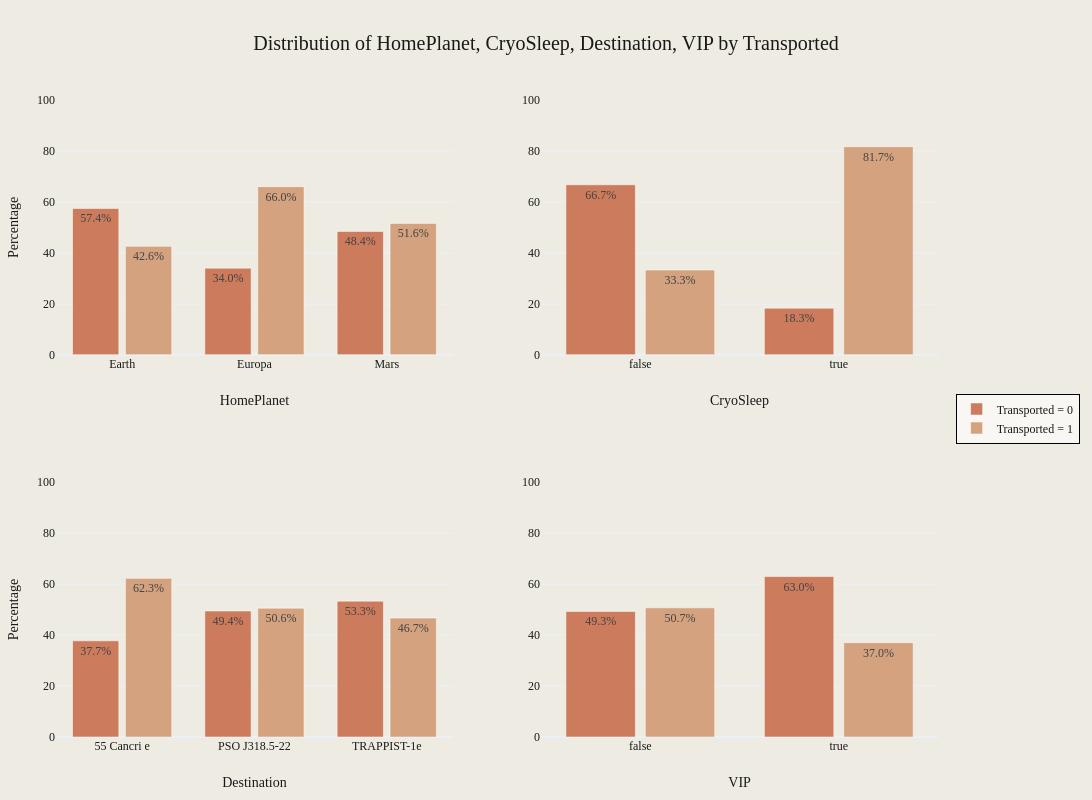

Notebook code for this chart:
### Code cell
plot_categorical_features_by_target(
    train_data_cleaned,
    categorical_features,
    "Transported",
    save_path="../images/categorical_vs_transported.png",
)

### Figure 1 — Plotly figure (JSON) as saved in the notebook; plotly's stock layout.template omitted (floating-point values rounded to 4 significant figures)
{"data": [{"marker": {"color": "#CC7B5C"}, "name": "Transported = 0", "showlegend": true, "text": ["57.4%", "34.0%", "48.4%"], "textposition": "inside", "type": "bar", "width": 0.35, "x": ["Earth", "Europa", "Mars"], "xaxis": "x", "y": [57.43, 34.01, 48.43], "yaxis": "y"}, {"marker": {"color": "#D4A27F"}, "name": "Transported = 1", "showlegend": true, "text": ["42.6%", "66.0%", "51.6%"], "textposition": "inside", "type": "bar", "width": 0.35, "x": ["Earth", "Europa", "Mars"], "xaxis": "x", "y": [42.57, 65.99, 51.57], "yaxis": "y"}, {"marker": {"color": "#CC7B5C"}, "name": "Transported = 0", "showlegend": false, "text": ["66.7%", "18.3%"], "textposition": "inside", "type": "bar", "width": 0.35, "x": [false, true], "xaxis": "x2", "y": [66.73, 18.31], "yaxis": "y2"}, {"marker": {"color": "#D4A27F"}, "name": "Transported = 1", "showlegend": false, "text": ["33.3%", "81.7%"], "textposition": "inside", "type": "bar", "width": 0.35, "x": [false, true], "xaxis": "x2", "y": [33.27, 81.69], "yaxis": "y2"}, {"marker": {"color": "#CC7B5C"}, "name": "Transported = 0", "showlegend": false, "text": ["37.7%", "49.4%", "53.3%"], "textposition": "inside", "type": "bar", "width": 0.35, "x": ["55 Cancri e", "PSO J318.5-22", "TRAPPIST-1e"], "xaxis": "x3", "y": [37.74, 49.44, 53.32], "yaxis": "y3"}, {"marker": {"color": "#D4A27F"}, "name": "Transported = 1", "showlegend": false, "text": ["62.3%", "50.6%", "46.7%"], "textposition": "inside", "type": "bar", "width": 0.35, "x": ["55 Cancri e", "PSO J318.5-22", "TRAPPIST-1e"], "xaxis": "x3", "y": [62.26, 50.56, 46.68], "yaxis": "y3"}, {"marker": {"color": "#CC7B5C"}, "name": "Transported = 0", "showlegend": false, "text": ["49.3%", "63.0%"], "textposition": "inside", "type": "bar", "width": 0.35, "x": [false, true], "xaxis": "x4", "y": [49.3, 62.96], "yaxis": "y4"}, {"marker": {"color": "#D4A27F"}, "name": "Transported = 1", "showlegend": false, "text": ["50.7%", "37.0%"], "textposition": "inside", "type": "bar", "width": 0.35, "x": [false, true], "xaxis": "x4", "y": [50.7, 37.04], "yaxis": "y4"}], "layout": {"font": {"color": "#191919", "family": "Styrene A", "size": 12}, "height": 800, "legend": {"bgcolor": "rgba(255,255,255,0.6)", "bordercolor": "Black", "borderwidth": 1, "font": {"color": "#191919", "family": "Styrene A", "size": 12}, "orientation": "v", "x": 1.02, "xanchor": "left", "y": 0.5, "yanchor": "middle"}, "margin": {"b": 50, "l": 50, "r": 150, "t": 100}, "paper_bgcolor": "#EEECE2", "plot_bgcolor": "#EEECE2", "showlegend": true, "title": {"font": {"color": "#191919", "family": "Styrene B", "size": 20}, "text": "Distribution of HomePlanet, CryoSleep, Destination, VIP by Transported", "x": 0.5}, "width": 1200, "xaxis": {"anchor": "y", "domain": [0, 0.45], "showticklabels": true, "tickfont": {"color": "#191919", "family": "Styrene A", "size": 12}, "title": {"font": {"color": "#191919", "family": "Styrene A", "size": 14}, "standoff": 25, "text": "HomePlanet"}}, "xaxis2": {"anchor": "y2", "domain": [0.55, 1], "showticklabels": true, "tickfont": {"color": "#191919", "family": "Styrene A", "size": 12}, "title": {"font": {"color": "#191919", "family": "Styrene A", "size": 14}, "standoff": 25, "text": "CryoSleep"}}, "xaxis3": {"anchor": "y3", "domain": [0, 0.45], "showticklabels": true, "tickfont": {"color": "#191919", "family": "Styrene A", "size": 12}, "title": {"font": {"color": "#191919", "family": "Styrene A", "size": 14}, "standoff": 25, "text": "Destination"}}, "xaxis4": {"anchor": "y4", "domain": [0.55, 1], "showticklabels": true, "tickfont": {"color": "#191919", "family": "Styrene A", "size": 12}, "title": {"font": {"color": "#191919", "family": "Styrene A", "size": 14}, "standoff": 25, "text": "VIP"}}, "yaxis": {"anchor": "x", "domain": [0.6, 1], "range": [0, 100], "tickfont": {"color": "#191919", "family": "Styrene A", "size": 12}, "title": {"font": {"color": "#191919", "family": "Styrene A", "size": 14}, "text": "Percentage"}}, "yaxis2": {"anchor": "x2", "domain": [0.6, 1], "range": [0, 100], "tickfont": {"color": "#191919", "family": "Styrene A", "size": 12}, "title": {"font": {"color": "#191919", "family": "Styrene A", "size": 14}}}, "yaxis3": {"anchor": "x3", "domain": [0, 0.4], "range": [0, 100], "tickfont": {"color": "#191919", "family": "Styrene A", "size": 12}, "title": {"font": {"color": "#191919", "family": "Styrene A", "size": 14}, "text": "Percentage"}}, "yaxis4": {"anchor": "x4", "domain": [0, 0.4], "range": [0, 100], "tickfont": {"color": "#191919", "family": "Styrene A", "size": 12}, "title": {"font": {"color": "#191919", "family": "Styrene A", "size": 14}}}}}
